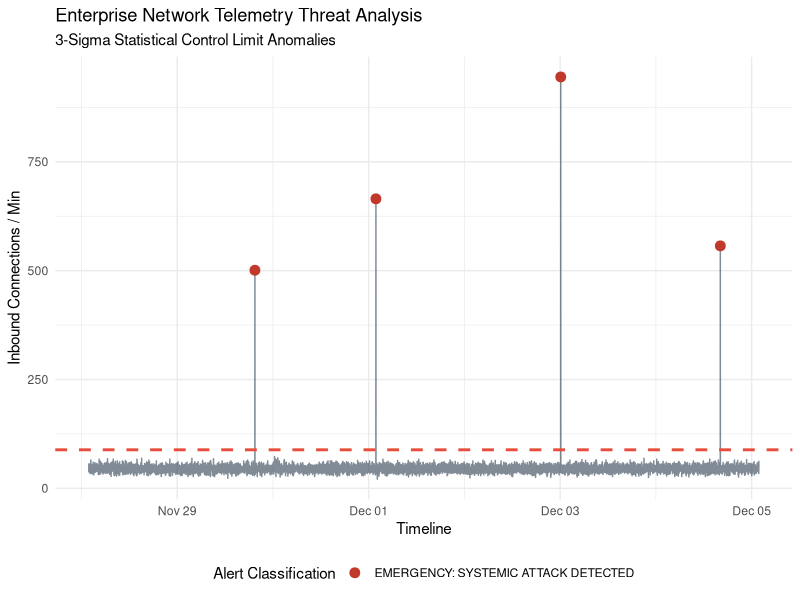

Source code (R):
# ==============================================================================
# Title: Enterprise Syslog Network Anomaly Detector via 3-Sigma Thresholding
# Author: Matutuzela Jabulani Ndlovu (Rex-OG-Kush)
# Description: Engineering pipeline utilizing HarvardX statistical models 
#              to ingest, parse, and isolate network intrusion spikes (DDoS/Scans).
# ==============================================================================

# 1. ENVIRONMENT INITIALIZATION
if (!require("tidyverse")) install.packages("tidyverse", repos = "https://r-project.org")
library(tidyverse)
library(stats)

set.seed(930925) # Reproducibility anchor utilizing profile parameters

# 2. SYNTHETIC ENTERPRISE SYSLOG GENERATOR
generate_syslog_telemetry <- function(days = 7) {
  cat("[*] Generating baseline enterprise network telemetry infrastructure...\n")
  
  total_intervals <- days * 24 * 60 # 1-minute tracking increments
  timeline <- seq(from = Sys.time() - (days * 86400), length.out = total_intervals, by = "1 min")
  
  # Construct a standard Poisson baseline for normal background packet connections
  base_traffic <- rpois(total_intervals, lambda = 45) 
  
  # Inject structural anomaly spikes (Simulating multi-vector DDoS / Port Scan traffic)
  anomaly_indices <- c(2500, 4320, 7100, 9500)
  base_traffic[anomaly_indices] <- base_traffic[anomaly_indices] + c(450, 620, 890, 510)
  
  telemetry_dataframe <- tibble(
    timestamp = timeline,
    device_id = sample(c("JHB-CORE-RT01", "CPT-EDGE-SW02", "DBN-FW-DMZ01"), total_intervals, replace = TRUE),
    inbound_connections_per_min = base_traffic,
    syslog_status = sample(c("INFO-200", "NOTICE-205", "WARN-401"), total_intervals, replace = TRUE, prob = c(0.92, 0.06, 0.02))
  )
  
  # Alter status flags precisely at anomalous spike intervals to match systemic signatures
  telemetry_dataframe$syslog_status[anomaly_indices] <- "CRIT-500" 
  
  return(telemetry_dataframe)
}

# 3. STATISTICAL ANOMALY PIPELINE (3-SIGMA RULES)
execute_anomaly_detection <- function(data) {
  cat("[*] Executing diagnostic wrangling and mathematical thresholding calculations...\n")
  
  # Establish robust telemetry metrics across the baseline dataset
  traffic_metrics <- data %>% 
    summarise(
      mu = mean(inbound_connections_per_min),
      sigma = sd(inbound_connections_per_min)
    )
  
  historical_mean <- traffic_metrics$mu
  historical_sd <- traffic_metrics$sigma
  
  # Apply 3-Sigma limits: Outliers falling beyond 3 standard deviations from the statistical mean
  upper_control_limit <- historical_mean + (3 * historical_sd)
  lower_control_limit <- max(0, historical_mean - (3 * historical_sd))
  
  cat(sprintf("[-] Baseline Statistical Evaluation - Mean: %.2f | StdDev: %.2f\n", historical_mean, historical_sd))
  cat(sprintf("[-] Upper Alert Boundary Constraint set at: %.2f metrics/min\n", upper_control_limit))
  
  # Isolate and transform data structure to flag critical operational spikes
  analyzed_telemetry <- data %>%
    mutate(
      z_score = (inbound_connections_per_min - historical_mean) / historical_sd,
      is_anomaly = inbound_connections_per_min > upper_control_limit,
      operational_alert_level = case_when(
        is_anomaly & syslog_status == "CRIT-500" ~ "EMERGENCY: SYSTEMIC ATTACK DETECTED",
        is_anomaly ~ "WARNING: UNUSUAL TRAFFIC VOLUME SPIKE",
        TRUE ~ "STATUS-NORMAL"
      )
    )
  
  return(list(processed_data = analyzed_telemetry, ucl = upper_control_limit))
}

# 4. EXECUTION RUNTIME & PIPELINE VERIFICATION
raw_network_data <- generate_syslog_telemetry(days = 7)
detection_results <- execute_anomaly_detection(raw_network_data)

# Extract identified network incidents
isolated_threats <- detection_results$processed_data %>% 
  filter(is_anomaly == TRUE)

cat("\n[!] ANALYSIS COMPLETE: ISOLATED ENTERPRISE THREAT LOG OBJECTS:\n")
print(isolated_threats %>% select(timestamp, device_id, inbound_connections_per_min, syslog_status, operational_alert_level))

# 5. EXPORT ANOMALY ARTIFACTS AND VISUAL CHARTS
if (nrow(isolated_threats) > 0) {
  cat("[*] Threats found! Exporting isolated incident report & chart...\n")
  write_csv(isolated_threats, "isolated_threats_report.csv")
  
  # Generate High-Resolution Diagnostic Plot
  threat_plot <- ggplot(detection_results$processed_data, aes(x = timestamp, y = inbound_connections_per_min)) +
    geom_line(color = "#2c3e50", alpha = 0.6) +
    geom_hline(yintercept = detection_results$ucl, linetype = "dashed", color = "#e74c3c", linewidth = 1) +
    geom_point(data = isolated_threats, aes(color = operational_alert_level), size = 3) +
    scale_color_manual(values = c("EMERGENCY: SYSTEMIC ATTACK DETECTED" = "#c0392b", 
                                  "WARNING: UNUSUAL TRAFFIC VOLUME SPIKE" = "#d35400")) +
    labs(title = "Enterprise Network Telemetry Threat Analysis",
         subtitle = "3-Sigma Statistical Control Limit Anomalies",
         x = "Timeline", y = "Inbound Connections / Min",
         color = "Alert Classification") +
    theme_minimal() +
    theme(legend.position = "bottom")

  # Save chart as image asset
  ggsave("network_threat_analysis.png", plot = threat_plot, width = 10, height = 6, dpi = 300)
  
} else {
  cat("[-] No systemic threats isolated. Creating placeholder log...\n")
  write_csv(tibble(status="No anomalies detected"), "isolated_threats_report.csv")
}
